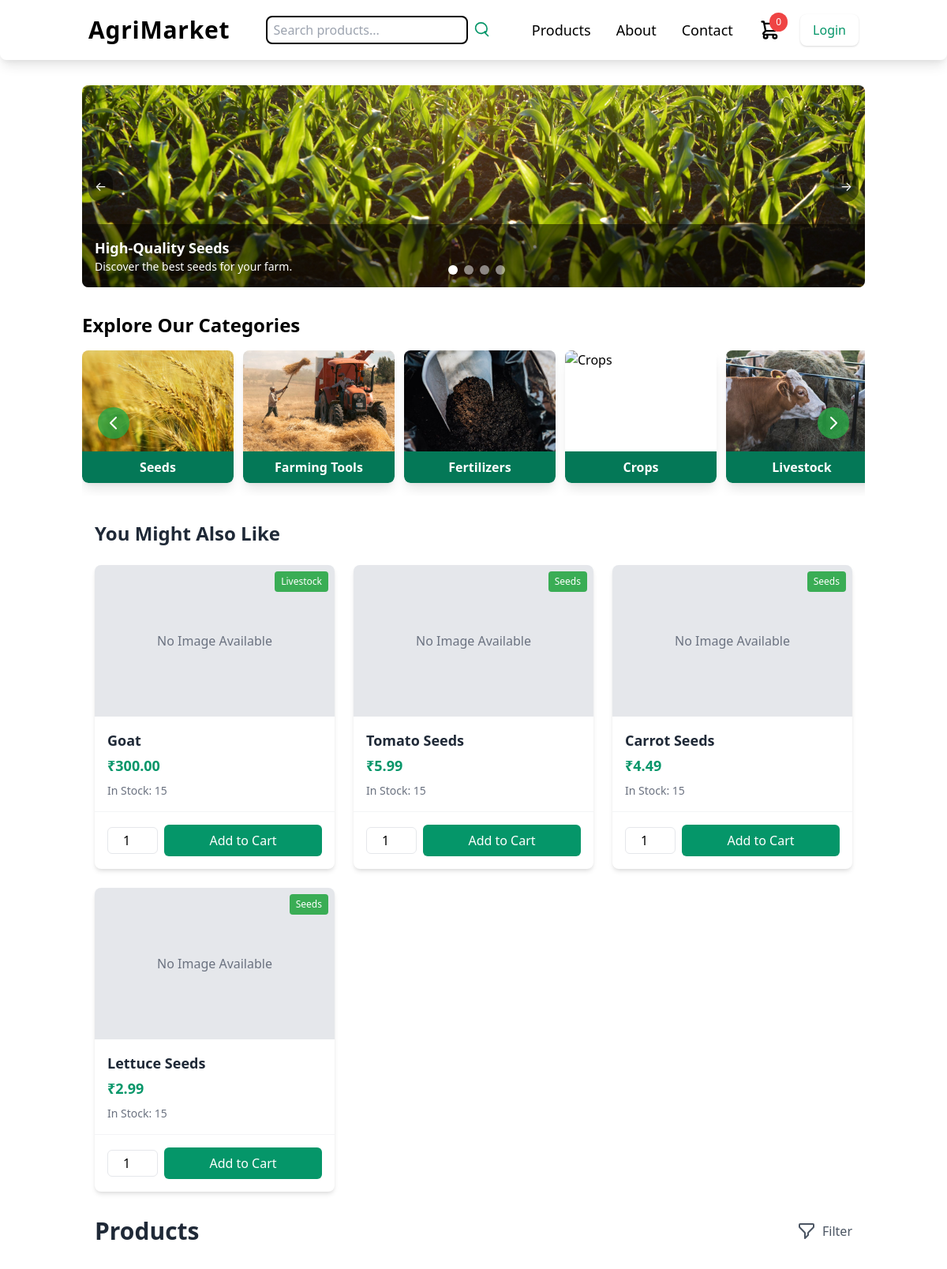
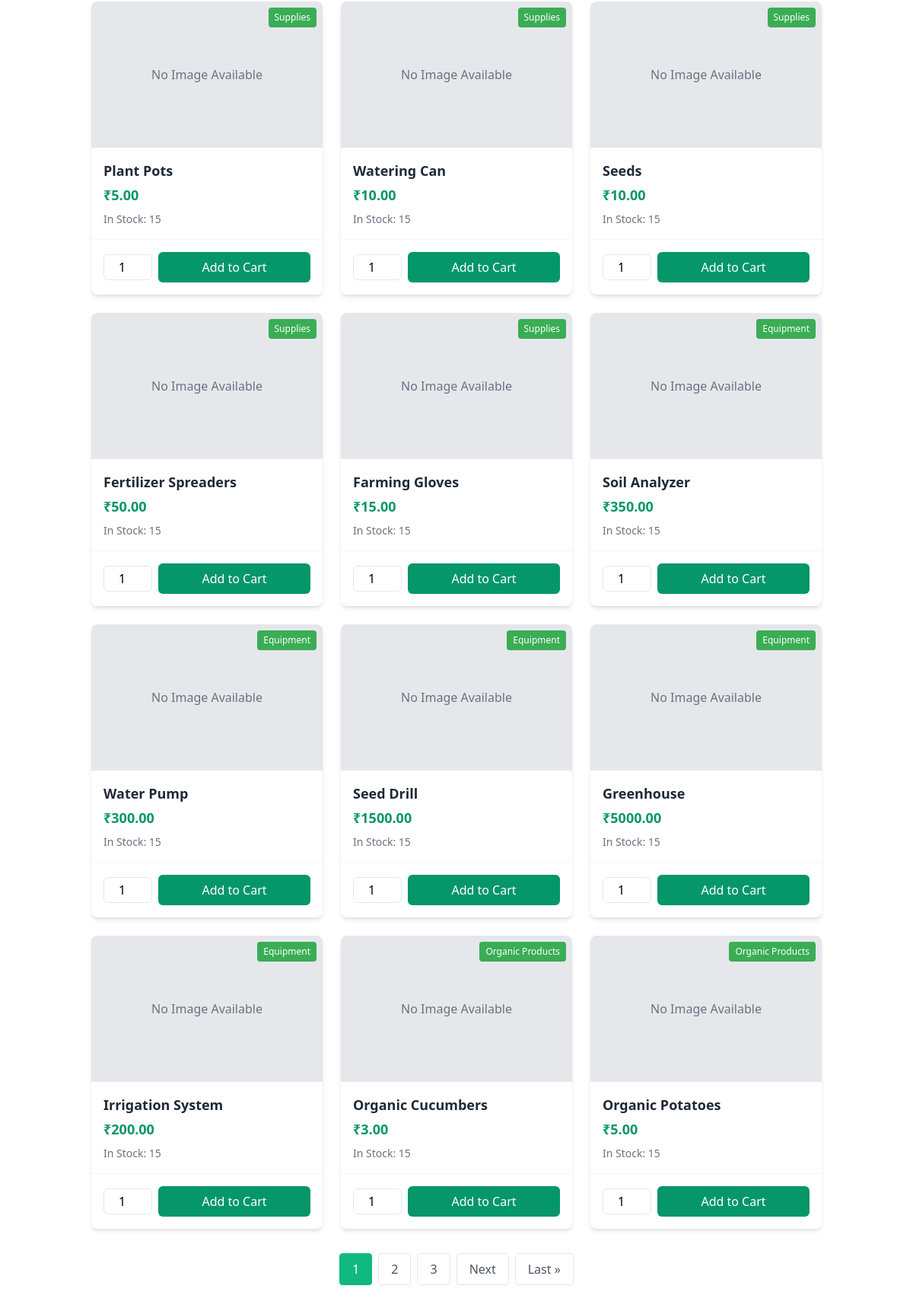
The app's page /shop/ (upper part) with its own data (2 pictures, top to bottom).
### homepage/models.py (models this page shows, shortened)
class Product(models.Model):
    name = models.CharField(max_length=255)
    price = models.DecimalField(max_digits=10, decimal_places=2)
    description = models.TextField()
    image = models.ImageField(upload_to='product_images/', blank=True, null=True)
    category = models.CharField(max_length=100)
    stock = models.PositiveIntegerField(default=0)
    created_at = models.DateTimeField(auto_now_add=True)
    updated_at = models.DateTimeField(auto_now=True)

### homepage/views.py (the view, shortened to what this page needs)
# urls.py: path('shop/', views.shop, name='shop'),
def shop(request):
    products = Product.objects.all()
    cart_items = Cart.objects.filter(user=request.user) if request.user.is_authenticated else []
    category = request.GET.get('category')
    price_range = request.GET.get('price')
    sort_by = request.GET.get('sort')
    if category:
        products = products.filter(category=category)
    if sort_by == 'price_low':
        products = products.order_by('price')
    elif sort_by == 'price_high':
        products = products.order_by('-price')
    elif sort_by == 'name':
        products = products.order_by('name')
    else:  # newest first (default)
        products = products.order_by('-created_at')
    if request.user.is_authenticated:
        recommended_products = ProductRecommender.get_user_based_recommendations(request.user)
    else:
        recommended_products = ProductRecommender.get_popular_products()
    paginator = Paginator(products, 12)  # Show 12 products per page
    page_number = request.GET.get('page', 1)
    page_obj = paginator.get_page(page_number)
    return render(request, 'homepage/shop.html', {
        'products': page_obj,
        'recommended_products': recommended_products,
        'cart_items': cart_items,
        'selected_category': category,
        'selected_price': price_range,
        'selected_sort': sort_by,
        'paginator': paginator,
        'page_obj': page_obj
    })

### homepage/recommender.py (called while the page is built)
    @staticmethod
    def get_popular_products(limit=4):
        popular_products = Product.objects.filter(
            orderitem__isnull=False
        ).annotate(
            order_count=Count('orderitem')
        ).order_by('-order_count')[:limit]
        return list(popular_products)

### homepage/templates/homepage/shop.html (shortened to what this page needs)
{% extends 'homepage/base.html' %}
{% load static %}
{% block content %}
<div class="container mx-auto px-4">
    {% if recommended_products %}
    <div class="mb-8">
        <h2 class="text-2xl font-bold text-gray-800 mb-6">You Might Also Like</h2>
        <div class="product-grid">
            {% for product in recommended_products %}
            <div class="product-card bg-white rounded-lg shadow-md overflow-hidden relative">
                <a href="{% url 'product_detail' product.id %}" class="block">
                    {% if product.image %}
                        <img src="{{ product.image.url }}" alt="{{ product.name }}" class="w-full h-48 object-cover">
                    {% else %}
                        <div class="w-full h-48 bg-gray-200 flex items-center justify-center">
                            <span class="text-gray-500">No Image Available</span>
                        </div>
                    {% endif %}
                    <span class="category-badge">{{ product.category }}</span>
                    <div class="p-4">
                        <h3 class="font-semibold text-lg mb-1 text-gray-800">{{ product.name }}</h3>
                        <p class="text-green-600 font-bold text-lg mb-2">₹{{ product.price|floatformat:2 }}</p>
                        {% if product.stock > 0 %}
                            <p class="text-sm text-gray-500">In Stock: {{ product.stock }}</p>
                        {% else %}
                            <p class="text-red-500 font-bold">Out of Stock</p>
                        {% endif %}
                    </div>
                </a>
                {% if product.stock > 0 %}
                <div class="p-4 border-t border-gray-100">
                    <form action="{% url 'add_to_cart' product.id %}" method="post" class="flex items-center gap-2">
                        <input type="number" name="quantity" value="1" min="1" max="{{ product.stock }}"
                               class="w-16 text-center border rounded-md py-1">
                        <button type="submit" class="flex-1 bg-green-600 text-white px-4 py-2 rounded-md hover:bg-green-700 transition-colors">
                            Add to Cart
                        </button>
                    </form>
                </div>
                {% endif %}
            </div>
            {% endfor %}
        </div>
    </div>
    {% endif %}
    <div class="mb-8 flex justify-between items-center" id="main-products-section">
        <h2 class="text-3xl font-bold text-gray-800">Products</h2>
        <div class="filter-dropdown">
            <button class="flex items-center space-x-2 text-gray-600 hover:text-gray-800">
                <span>Filter</span>
            </button>
        </div>
    </div>
    <div class="product-grid" id="product-grid">
        {% for product in products %}
        <div class="product-card bg-white rounded-lg shadow-md overflow-hidden relative">
            <a href="{% url 'product_detail' product.id %}" class="block">
                {% if product.image %}
                    <img src="{{ product.image.url }}" alt="{{ product.name }}" class="w-full h-48 object-cover">
                {% else %}
                    <div class="w-full h-48 bg-gray-200 flex items-center justify-center">
                        <span class="text-gray-500">No Image Available</span>
                    </div>
                {% endif %}
                <span class="category-badge">{{ product.category }}</span>
                <div class="p-4">
                    <h3 class="font-semibold text-lg mb-1 text-gray-800">{{ product.name }}</h3>
                    <p class="text-green-600 font-bold text-lg mb-2">₹{{ product.price|floatformat:2 }}</p>
                    {% if product.stock > 0 %}
                        <p class="text-sm text-gray-500">In Stock: {{ product.stock }}</p>
                    {% else %}
                        <p class="text-red-500 font-bold">Out of Stock</p>
                    {% endif %}
                </div>
            </a>
            {% if product.stock > 0 %}
            <div class="p-4 border-t border-gray-100">
                <form action="{% url 'add_to_cart' product.id %}" method="post" class="flex items-center gap-2">
                    <input type="number" name="quantity" value="1" min="1" max="{{ product.stock }}"
                           class="w-16 text-center border rounded-md py-1">
                    <button type="submit" class="flex-1 bg-green-600 text-white px-4 py-2 rounded-md hover:bg-green-700 transition-colors">
                        Add to Cart
                    </button>
                </form>
            </div>
            {% endif %}
        </div>
        {% empty %}
        <div class="col-span-full text-center py-8">
            <p class="text-gray-500 text-lg">No products found.</p>
        </div>
        {% endfor %}
    </div>
    {% if paginator.num_pages > 1 %}
    <div class="pagination">
        {% for num in page_obj.paginator.page_range %}
            {% if page_obj.number == num %}
                <span class="current">{{ num }}</span>
            {% elif num > page_obj.number|add:'-3' and num < page_obj.number|add:'3' %}
                <a href="?page={{ num }}" class="page-link">{{ num }}</a>
            {% endif %}
        {% endfor %}
        {% if page_obj.has_next %}
            <a href="?page={{ page_obj.next_page_number }}" class="page-link">Next</a>
            <a href="?page={{ page_obj.paginator.num_pages }}" class="page-link">Last &raquo;</a>
        {% endif %}
    </div>
    {% endif %}
</div>
{% endblock %}

### homepage/templates/homepage/category_card.html
{% load static %}
<a href="{% url 'category_page' title %}" class="block group w-48 flex-shrink-0" aria-label="Explore {{ title }} category">
    <div class="bg-white shadow-lg rounded-lg overflow-hidden transition-transform duration-300 hover:scale-105 hover:shadow-xl h-full">
        <div class="w-full h-32 overflow-hidden">
            <img
                src="{% static 'assets/' %}{{ image }}"
                alt="{{ title }}"
                class="w-full h-full object-cover"
                loading="lazy"
            >
        </div>
        <div class="bg-green-700 text-white py-2 text-center rounded-b-lg transition-colors duration-300 group-hover:bg-green-800">
            <h3 class="text-base font-semibold transition-transform duration-300 group-hover:scale-105">
                {{ title }}
            </h3>
        </div>
    </div>
</a>

### homepage/templates/homepage/shop.html (style rules this page uses)
.product-grid { display: grid; grid-template-columns: repeat(auto-fill, minmax(250px, 1fr)); gap: 1.5rem; margin-top: 1.5rem; }
.product-card { transition: transform 0.3s ease, box-shadow 0.3s ease; }
.category-badge { position: absolute; top: 0.5rem; right: 0.5rem; background-color: rgba(40, 167, 69, 0.9); color: white; padding: 0.25rem 0.5rem; border-radius: 0.25rem; font-size: 0.75rem; }
.filter-dropdown { position: relative; display: inline-block; }
.pagination { display: flex; justify-content: center; margin-top: 2rem; gap: 0.5rem; }
.pagination a, .pagination span { padding: 0.5rem 1rem; border: 1px solid #e5e7eb; border-radius: 0.25rem; color: #4b5563; text-decoration: none; transition: all 0.2s; }
.pagination .current { background-color: #10b981; color: white; border-color: #10b981; }

### records on screen
Product: category "Livestock", image "No Image Available", name "Goat", price "300.00", stock "15"
Product: image "No Image Available", category "Seeds", name "Tomato Seeds", price "5.99", stock "15"
Product: image "No Image Available", category "Seeds", name "Carrot Seeds", price "4.49", stock "15"
Product: image "No Image Available", category "Seeds", name "Lettuce Seeds", price "2.99", stock "15"
Product: image "No Image Available", category "Supplies", name "Plant Pots", price "5.00", stock "15"
Product: image "No Image Available", category "Supplies", name "Watering Can", price "10.00", stock "15"
Product: image "No Image Available", category "Supplies", name "Seeds", price "10.00", stock "15"
Product: image "No Image Available", category "Supplies", name "Fertilizer Spreaders", price "50.00", stock "15"
Product: image "No Image Available", category "Supplies", name "Farming Gloves", price "15.00", stock "15"
Product: image "No Image Available", category "Equipment", name "Soil Analyzer", price "350.00", stock "15"
Product: image "No Image Available", category "Equipment", name "Water Pump", price "300.00", stock "15"
Product: image "No Image Available", category "Equipment", name "Seed Drill", price "1500.00", stock "15"
Product: image "No Image Available", category "Equipment", name "Greenhouse", price "5000.00", stock "15"
Product: image "No Image Available", category "Equipment", name "Irrigation System", price "200.00", stock "15"
Product: image "No Image Available", category "Organic Products", name "Organic Cucumbers", price "3.00", stock "15"
Product: image "No Image Available", category "Organic Products", name "Organic Potatoes", price "5.00", stock "15"

### other values on screen
{{ cart_items|length }} "0"
{{ title }} "Seeds Farming Tools Fertilizers Crops"
{{ num }} "1"
{{ num }} "2" "3"
